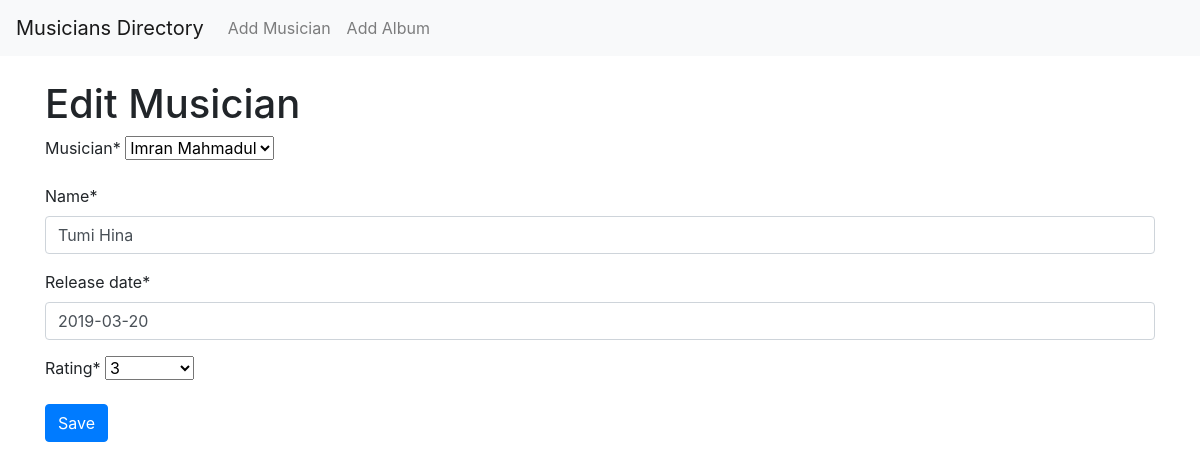
The app's page /album/edit/4/ with its own data.
### directory/models.py (models this page shows, shortened)
class Album(models.Model):
    musician = models.ForeignKey(Musician, on_delete=models.CASCADE)
    name = models.CharField(max_length=100)
    release_date = models.DateField()
    rating = models.IntegerField(choices=[(i, i) for i in range(1, 6)])

### directory/views.py (the view)
# urls.py: path('album/edit/<int:pk>/', views.album_update, name='album_update'),
def album_update(request, pk):
    album = get_object_or_404(Album, pk=pk)
    if request.method == 'POST':
        form = AlbumForm(request.POST, instance=album)
        if form.is_valid():
            form.save()
            return redirect('musician_list')
    else:
        form = AlbumForm(instance=album)
    return render(request, 'album_form.html', {'form': form})

### directory/forms.py
class AlbumForm(forms.ModelForm):
    class Meta:
        model = Album
        fields = ['musician', 'name', 'release_date', 'rating']

### directory/models.py (called while the page is built)
    def __str__(self):
        return f"{self.first_name} {self.last_name}"

### directory/templates/album_form.html (shortened to what this page needs)
{% extends 'base.html' %}
{% load crispy_forms_tags %}
{% block content %}
    <h1>{{ form.instance.pk|yesno:"Edit Musician,Add Album" }}</h1>
    <form method="post" class="needs-validation" novalidate>
        {{ form|crispy }}
        <button type="submit" class="btn btn-primary">Save</button>
    </form>
{% endblock %}

### records on screen
Album: instance.pk "Edit Musician", musician "Imran Mahmadul", name "Tumi Hina", release_date "2019-03-20", rating "3"
